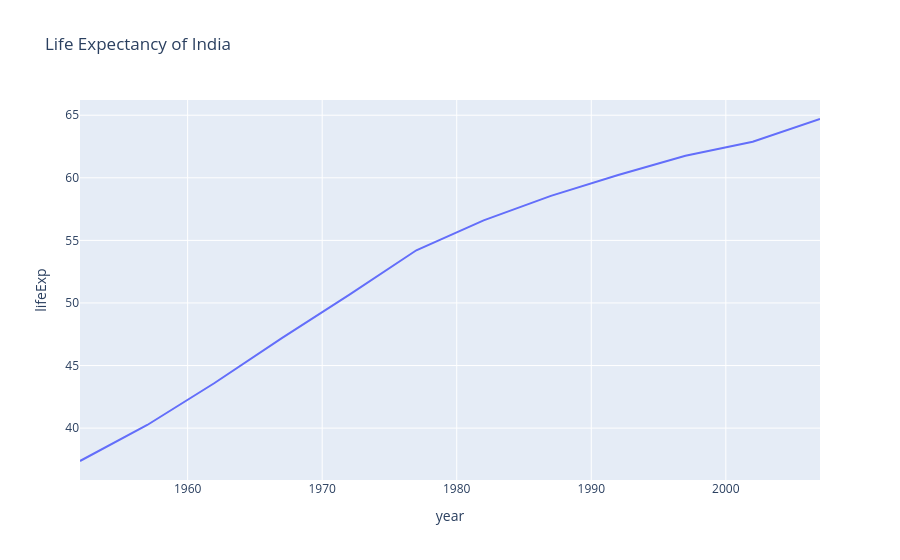

Source (notebook cell):
### Code cell
fig = px.line(
 df,
 x="year",
 y="lifeExp",
 title="Life Expectancy of India"
)
fig.show()

### Figure 1 — Plotly figure (JSON) as saved in the notebook; plotly's stock layout.template omitted (floating-point values rounded to 4 significant figures)
{"data": [{"hovertemplate": "year=%{x}<br>lifeExp=%{y}<extra></extra>", "legendgroup": "", "line": {"color": "#636efa", "dash": "solid"}, "marker": {"symbol": "circle"}, "mode": "lines", "name": "", "orientation": "v", "showlegend": false, "type": "scatter", "x": [1952, 1957, 1962, 1967, 1972, 1977, 1982, 1987, 1992, 1997, 2002, 2007], "xaxis": "x", "y": [37.37, 40.25, 43.6, 47.19, 50.65, 54.21, 56.6, 58.55, 60.22, 61.77, 62.88, 64.7], "yaxis": "y"}], "layout": {"legend": {"tracegroupgap": 0}, "title": {"text": "Life Expectancy of India"}, "xaxis": {"anchor": "y", "domain": [0, 1], "title": {"text": "year"}}, "yaxis": {"anchor": "x", "domain": [0, 1], "title": {"text": "lifeExp"}}}}
